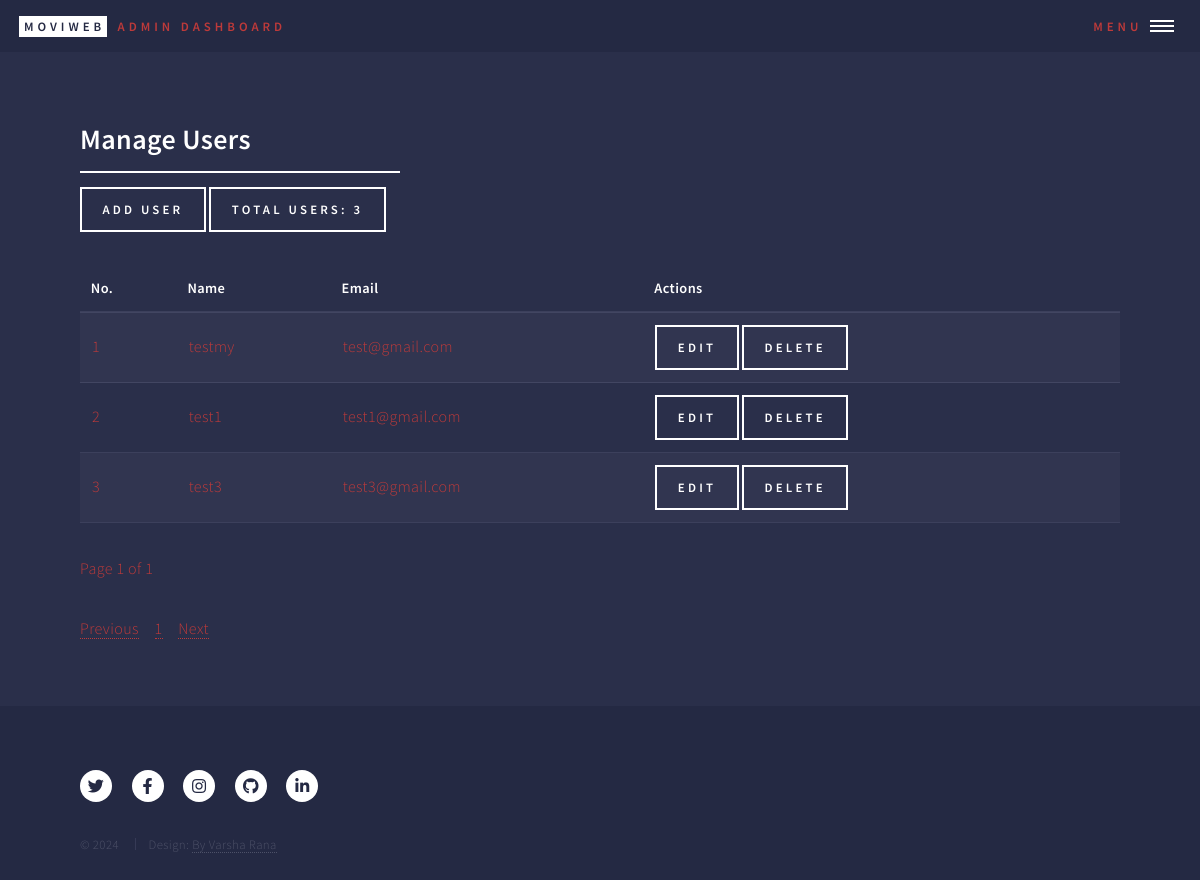
The app's page /admin/manage_users (signed in), older data.
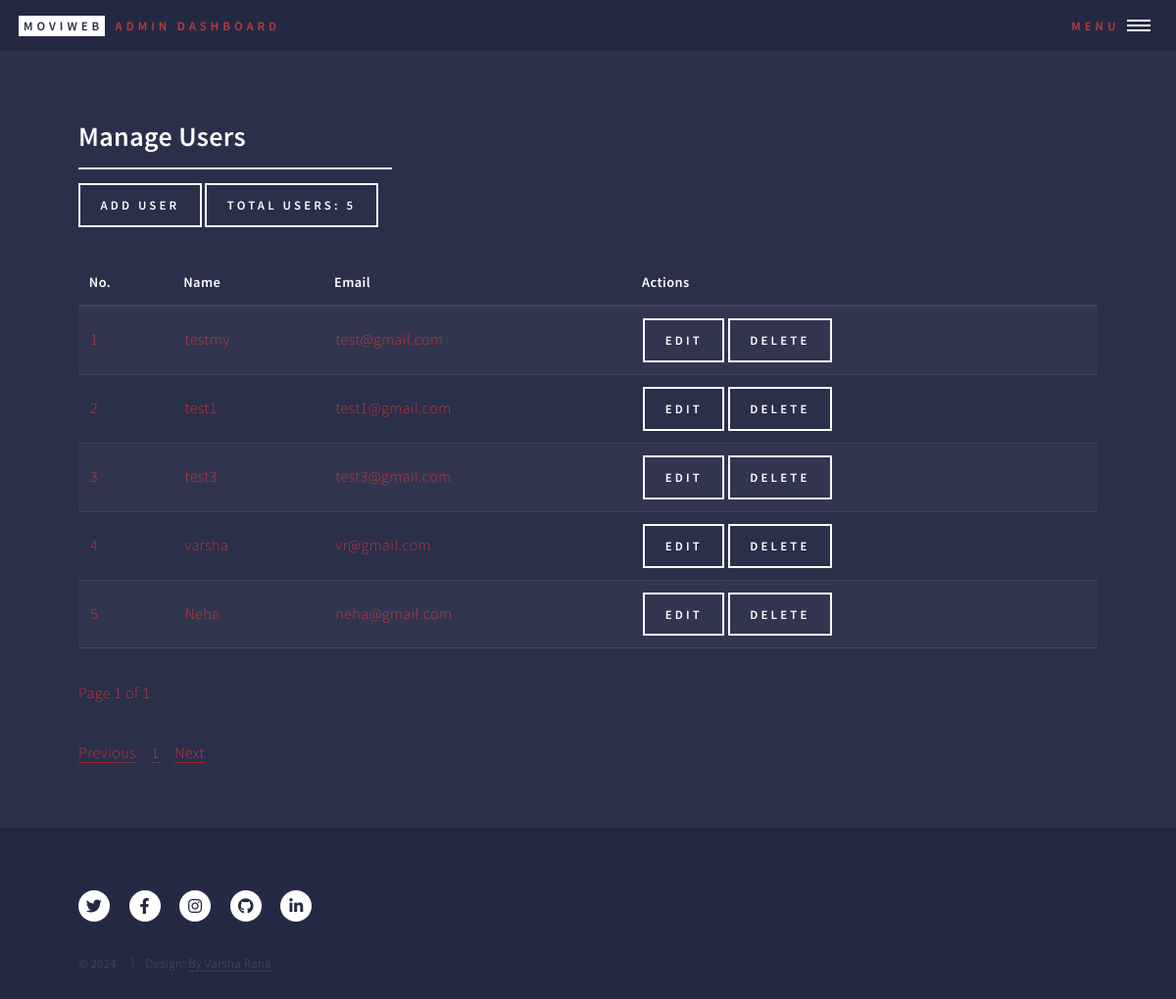
The same page, newer data.
### models.py (models this page shows, shortened)
class User(db.Model):
    __tablename__ = 'user'
    id = db.Column(db.Integer, primary_key=True)
    name = db.Column(db.String(100), nullable=False)
    email = db.Column(db.String(120), unique=True, nullable=False)
    password = db.Column(db.String(200), nullable=False)
    gender = db.Column(db.String(10), nullable=True)  # Optional field for gender
    profile_picture = db.Column(db.String(200), nullable=True)  # Optional field for profile picture URL
    password_update_date = db.Column(db.DateTime, nullable=True)
    join_date = db.Column(db.DateTime, default=db.func.current_timestamp())
    movies = db.relationship('Movie', backref='user', lazy=True)
    favorites = db.relationship('Favorite', back_populates='user', lazy=True)
    admin_id = db.Column(db.Integer, db.ForeignKey('admin.id'), nullable=True)

### blueprints/admin.py (the view)
@admin_bp.route('/manage_users')
def manage_users():
    if 'admin_id' not in session:
        session.clear()
        current_cache = current_app.extensions['cache']
        if current_cache and hasattr(current_cache, 'clear'):
            current_cache.clear()
        return redirect(url_for('login'))
    admin_id = session['admin_id']
    admin = Admin.query.get(admin_id)
    num_users = User.query.count()
    num_movies = Movie.query.count()
    page = request.args.get('page', 1, type=int)
    per_page = 5  # Set how many users to display per page
    users = User.query.paginate(page=page, per_page=per_page)
    if request.headers.get('X-Requested-With') == 'XMLHttpRequest':
        return render_template('partials/manage_users_content.html', users=users)
    return render_template('manage_users.html',
                           num_users=num_users,
                           num_movies=num_movies,
                           users=users,
                           admin=admin)

### templates/admin/manage_users.html (shortened to what this page needs)
<!DOCTYPE HTML>
<html>
<head>
    <link rel="stylesheet" href="../../static/css/main.css"/>
</head>
<body class="is-preload">
<div id="wrapper">
    <header id="header" class="alt">
        {% include 'partials/admin_header.html' %}
    </header>
    <div id="main">
        <section id="users">
            <div class="inner">
                <header class="major">
                    <h2>Manage Users</h2>
                    <a href="{{ url_for('admin_bp.add_user') }}" class="button">Add User</a>
                    <label class="button">Total Users: {{ num_users }}</label>
                </header>
                {% include 'partials/manage_users_content.html' %}
            </div>
        </section>
    </div>
    <footer id="footer">
        {% include 'partials/movie_web_app_footer.html' %}
    </footer>
</div>
</body>
</html>

### templates/partials/manage_users_content.html
<div id="user-table-container">
    <table id="user-table">
        <thead>
        <tr>
            <th>No.</th>
            <th>Name</th>
            <th>Email</th>
            <th>Actions</th>
        </tr>
        </thead>
        <tbody>
        {% set start_no = (users.page - 1) * users.per_page + 1 %}
        {% for user in users.items %}
        <tr>
            <td>{{ start_no + loop.index0 }}</td>
            <td>{{ user.name }}</td>
            <td>{{ user.email }}</td>
            <td>
                <a href="{{ url_for('admin_bp.edit_user', user_id=user.id) }}" class="button">Edit</a>
                <form action="{{ url_for('admin_bp.delete_user', user_id=user.id) }}" method="post"
                      style="display:inline;">
                    <input type="submit" value="Delete" class="button"/>
                </form>
            </td>
        </tr>
        {% endfor %}
        </tbody>
    </table>
    <p>Page {{ users.page }} of {{ users.pages }}</p>
</div>
<div id="pagination-container-users">
    <nav aria-label="Page navigation">
        <ul class="pagination">
            {% if users.has_prev %}
            <li class="page-item">
                <a class="page-link" href="{{ url_for('admin_bp.manage_users', page=users.prev_num) }}">Previous</a>
            </li>
            {% else %}
            <li class="page-item disabled">
                <a class="page-link" href="#">Previous</a>
            </li>
            {% endif %}
            {% for page_num in users.iter_pages() %}
            {% if page_num %}
            <li class="page-item {% if page_num == users.page %}active{% endif %}">
                <a class="page-link" href="{{ url_for('admin_bp.manage_users', page=page_num) }}">{{ page_num }}</a>
            </li>
            {% else %}
            <li class="page-item disabled">
                <a class="page-link" href="#">...</a>
            </li>
            {% endif %}
            {% endfor %}
            {% if users.has_next %}
            <li class="page-item">
                <a class="page-link" href="{{ url_for('admin_bp.manage_users', page=users.next_num) }}">Next</a>
            </li>
            {% else %}
            <li class="page-item disabled">
                <a class="page-link" href="#">Next</a>
            </li>
            {% endif %}
        </ul>
    </nav>
</div>

Row changes from the older to the newer data that the page shows:
added User: start_no+loop.index0 "4", name "varsha", email "vr@gmail.com"
added User: start_no+loop.index0 "5", name "Neha", email "neha@gmail.com"
Text that changed along with them:
{{ num_users }}: "3" → "5"
